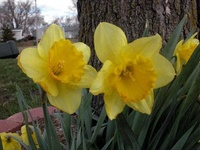
#> input picture data/target.jpg, 200 x 150 px
$ python -i 1.py   (imports and definitions only)
#> lines starting #> are read from the running program, lines starting #| are printed output that depends on the picture
import sys
import argparse
import os, os.path
from pathlib import Path
from PIL import Image, ImageOps
from multiprocessing import Process, Queue, cpu_count

# Change these 3 config parameters to suit your needs...
TILE_SIZE      = 50		# height/width of mosaic tiles in pixels
TILE_MATCH_RES = 5		# tile matching resolution (higher values give better fit but require more processing)
ENLARGEMENT    = 8		# the mosaic image will be this many times wider and taller than the original

TILE_BLOCK_SIZE = TILE_SIZE / max(min(TILE_MATCH_RES, TILE_SIZE), 1)
WORKER_COUNT = min(max(cpu_count() - 1, 1), 2)
# 使用脚本所在目录，VS Code 从不同目录运行也能找到示例素材。
PROJECT_DIR = Path(__file__).resolve().parent
OUT_FILE = PROJECT_DIR / 'output' / 'mosaic.jpeg'
EOQ_VALUE = None

class TileProcessor:
	def __init__(self, tiles_directory):
		self.tiles_directory = tiles_directory

	# [42 lines left out: functions __process_tile, get_tiles, not called in this run]

class TargetImage:
	def __init__(self, image_path):
		self.image_path = image_path

	def get_data(self):
		print('Processing main image...')
		with Image.open(self.image_path) as source:
#> source is the input picture: PIL image 200x150 RGB; mean R, G, B 98.7, 91.9, 50.9
			img = ImageOps.exif_transpose(source).convert('RGB')
		w = img.size[0] * ENLARGEMENT
#> w = 1600
		h = img.size[1]	* ENLARGEMENT
#> h = 1200
		if min(w, h) < TILE_SIZE:
			raise ValueError('Target image is too small: enlarged dimensions must be at least TILE_SIZE.')
		large_img = img.resize((w, h), Image.LANCZOS)
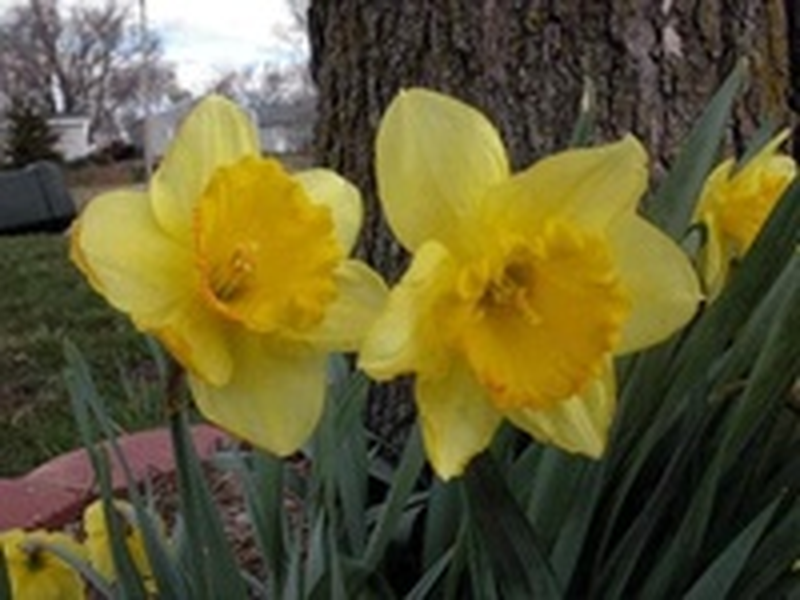
#> large_img: PIL image 1600x1200 RGB (shown at 1/2 size); mean R, G, B 98.7, 91.9, 50.9
		w_diff = (w % TILE_SIZE)/2
#> w_diff = 0
		h_diff = (h % TILE_SIZE)/2
#> h_diff = 0

		# if necessary, crop the image slightly so we use a whole number of tiles horizontally and vertically
		if w_diff or h_diff:
			large_img = large_img.crop((w_diff, h_diff, w - w_diff, h - h_diff))

		# 裁剪后必须更新尺寸，保证每个 5×5 匹配块对应一个 50×50 拼图块。
		w, h = large_img.size
		small_img = large_img.resize((int(w/TILE_BLOCK_SIZE), int(h/TILE_BLOCK_SIZE)), Image.LANCZOS)
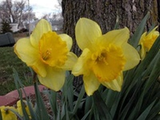
#> small_img: PIL image 160x120 RGB; mean R, G, B 98.7, 91.9, 51

		image_data = (large_img.convert('RGB'), small_img.convert('RGB'))

		print('Main image processed.')

		return image_data

class TileFitter:
	def __init__(self, tiles_data):
		self.tiles_data = tiles_data

	# [41 lines left out: functions __get_tile_diff, get_best_fit_tile, fit_tiles, not called in this run]

class ProgressCounter:
	def __init__(self, total):
		self.total = total
		self.counter = 0

	def update(self):
		self.counter += 1
		print("Tasks submitted: {:04.1f}%".format(100 * self.counter / self.total), flush=True, end='\r')

class MosaicImage:
	# [10 lines left out: functions __init__, add_tile, not called in this run]

	def save(self, path):
		Path(path).parent.mkdir(parents=True, exist_ok=True)
		self.image.save(path)

# [70 lines left out: functions build_mosaic, compose, not called in this run]

def show_error(msg):
	print('ERROR: {}'.format(msg))

# [23 lines left out: functions mosaic, main, not called in this run]

# [2 lines not run here, left out]

>>> result = TargetImage('data/target.jpg').get_data()
